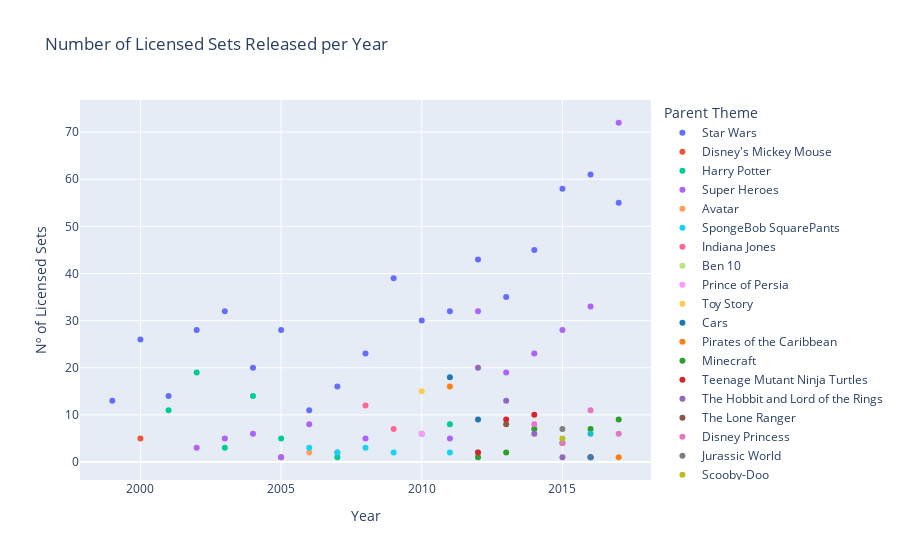

The notebook cell saved with this chart:
### Code cell
# Filter sets that are licensed
licensed_sets = lego_merge[lego_merge['is_licensed'] == True]

# Group the data by year and count the number of licensed sets released in each year
licensed_sets_per_year = licensed_sets.groupby(['year', 'parent_theme']).size().reset_index(name='set_count')

custom_colors = px.colors.qualitative.Plotly + px.colors.qualitative.D3 + px.colors.qualitative.Set1

# Create the scatter plot
fig = px.scatter(licensed_sets_per_year, x='year', y='set_count', color='parent_theme',
                 title='Number of Licensed Sets Released per Year',
                 labels={'year': 'Year', 'set_count': 'Nº of Licensed Sets', 'parent_theme': 'Parent Theme'},
                 hover_data={'parent_theme': True, 'set_count': True},
                 color_discrete_sequence=custom_colors)

fig.show()

### Figure 1 — Plotly figure (JSON) as saved in the notebook; plotly's stock layout.template omitted (floating-point values rounded to 4 significant figures)
{"data": [{"customdata": [["Star Wars"], ["Star Wars"], ["Star Wars"], ["Star Wars"], ["Star Wars"], ["Star Wars"], ["Star Wars"], ["Star Wars"], ["Star Wars"], ["Star Wars"], ["Star Wars"], ["Star Wars"], ["Star Wars"], ["Star Wars"], ["Star Wars"], ["Star Wars"], ["Star Wars"], ["Star Wars"], ["Star Wars"]], "hovertemplate": "Parent Theme=%{customdata[0]}<br>Year=%{x}<br>Nº of Licensed Sets=%{y}<extra></extra>", "legendgroup": "Star Wars", "marker": {"color": "#636EFA", "symbol": "circle"}, "mode": "markers", "name": "Star Wars", "orientation": "v", "showlegend": true, "type": "scatter", "x": [1999, 2000, 2001, 2002, 2003, 2004, 2005, 2006, 2007, 2008, 2009, 2010, 2011, 2012, 2013, 2014, 2015, 2016, 2017], "xaxis": "x", "y": [13, 26, 14, 28, 32, 20, 28, 11, 16, 23, 39, 30, 32, 43, 35, 45, 58, 61, 55], "yaxis": "y"}, {"customdata": [["Disney's Mickey Mouse"], ["Disney's Mickey Mouse"]], "hovertemplate": "Parent Theme=%{customdata[0]}<br>Year=%{x}<br>Nº of Licensed Sets=%{y}<extra></extra>", "legendgroup": "Disney's Mickey Mouse", "marker": {"color": "#EF553B", "symbol": "circle"}, "mode": "markers", "name": "Disney's Mickey Mouse", "orientation": "v", "showlegend": true, "type": "scatter", "x": [2000, 2005], "xaxis": "x", "y": [5, 1], "yaxis": "y"}, {"customdata": [["Harry Potter"], ["Harry Potter"], ["Harry Potter"], ["Harry Potter"], ["Harry Potter"], ["Harry Potter"], ["Harry Potter"], ["Harry Potter"]], "hovertemplate": "Parent Theme=%{customdata[0]}<br>Year=%{x}<br>Nº of Licensed Sets=%{y}<extra></extra>", "legendgroup": "Harry Potter", "marker": {"color": "#00CC96", "symbol": "circle"}, "mode": "markers", "name": "Harry Potter", "orientation": "v", "showlegend": true, "type": "scatter", "x": [2001, 2002, 2003, 2004, 2005, 2007, 2010, 2011], "xaxis": "x", "y": [11, 19, 3, 14, 5, 1, 6, 8], "yaxis": "y"}, {"customdata": [["Super Heroes"], ["Super Heroes"], ["Super Heroes"], ["Super Heroes"], ["Super Heroes"], ["Super Heroes"], ["Super Heroes"], ["Super Heroes"], ["Super Heroes"], ["Super Heroes"], ["Super Heroes"], ["Super Heroes"], ["Super Heroes"], ["Super Heroes"]], "hovertemplate": "Parent Theme=%{customdata[0]}<br>Year=%{x}<br>Nº of Licensed Sets=%{y}<extra></extra>", "legendgroup": "Super Heroes", "marker": {"color": "#AB63FA", "symbol": "circle"}, "mode": "markers", "name": "Super Heroes", "orientation": "v", "showlegend": true, "type": "scatter", "x": [2002, 2003, 2004, 2005, 2006, 2007, 2008, 2011, 2012, 2013, 2014, 2015, 2016, 2017], "xaxis": "x", "y": [3, 5, 6, 1, 8, 2, 5, 5, 32, 19, 23, 28, 33, 72], "yaxis": "y"}, {"customdata": [["Avatar"]], "hovertemplate": "Parent Theme=%{customdata[0]}<br>Year=%{x}<br>Nº of Licensed Sets=%{y}<extra></extra>", "legendgroup": "Avatar", "marker": {"color": "#FFA15A", "symbol": "circle"}, "mode": "markers", "name": "Avatar", "orientation": "v", "showlegend": true, "type": "scatter", "x": [2006], "xaxis": "x", "y": [2], "yaxis": "y"}, {"customdata": [["SpongeBob SquarePants"], ["SpongeBob SquarePants"], ["SpongeBob SquarePants"], ["SpongeBob SquarePants"], ["SpongeBob SquarePants"], ["SpongeBob SquarePants"]], "hovertemplate": "Parent Theme=%{customdata[0]}<br>Year=%{x}<br>Nº of Licensed Sets=%{y}<extra></extra>", "legendgroup": "SpongeBob SquarePants", "marker": {"color": "#19D3F3", "symbol": "circle"}, "mode": "markers", "name": "SpongeBob SquarePants", "orientation": "v", "showlegend": true, "type": "scatter", "x": [2006, 2007, 2008, 2009, 2011, 2012], "xaxis": "x", "y": [3, 2, 3, 2, 2, 2], "yaxis": "y"}, {"customdata": [["Indiana Jones"], ["Indiana Jones"]], "hovertemplate": "Parent Theme=%{customdata[0]}<br>Year=%{x}<br>Nº of Licensed Sets=%{y}<extra></extra>", "legendgroup": "Indiana Jones", "marker": {"color": "#FF6692", "symbol": "circle"}, "mode": "markers", "name": "Indiana Jones", "orientation": "v", "showlegend": true, "type": "scatter", "x": [2008, 2009], "xaxis": "x", "y": [12, 7], "yaxis": "y"}, {"customdata": [["Ben 10"]], "hovertemplate": "Parent Theme=%{customdata[0]}<br>Year=%{x}<br>Nº of Licensed Sets=%{y}<extra></extra>", "legendgroup": "Ben 10", "marker": {"color": "#B6E880", "symbol": "circle"}, "mode": "markers", "name": "Ben 10", "orientation": "v", "showlegend": true, "type": "scatter", "x": [2010], "xaxis": "x", "y": [6], "yaxis": "y"}, {"customdata": [["Prince of Persia"]], "hovertemplate": "Parent Theme=%{customdata[0]}<br>Year=%{x}<br>Nº of Licensed Sets=%{y}<extra></extra>", "legendgroup": "Prince of Persia", "marker": {"color": "#FF97FF", "symbol": "circle"}, "mode": "markers", "name": "Prince of Persia", "orientation": "v", "showlegend": true, "type": "scatter", "x": [2010], "xaxis": "x", "y": [6], "yaxis": "y"}, {"customdata": [["Toy Story"]], "hovertemplate": "Parent Theme=%{customdata[0]}<br>Year=%{x}<br>Nº of Licensed Sets=%{y}<extra></extra>", "legendgroup": "Toy Story", "marker": {"color": "#FECB52", "symbol": "circle"}, "mode": "markers", "name": "Toy Story", "orientation": "v", "showlegend": true, "type": "scatter", "x": [2010], "xaxis": "x", "y": [15], "yaxis": "y"}, {"customdata": [["Cars"], ["Cars"]], "hovertemplate": "Parent Theme=%{customdata[0]}<br>Year=%{x}<br>Nº of Licensed Sets=%{y}<extra></extra>", "legendgroup": "Cars", "marker": {"color": "#1F77B4", "symbol": "circle"}, "mode": "markers", "name": "Cars", "orientation": "v", "showlegend": true, "type": "scatter", "x": [2011, 2012], "xaxis": "x", "y": [18, 9], "yaxis": "y"}, {"customdata": [["Pirates of the Caribbean"], ["Pirates of the Caribbean"]], "hovertemplate": "Parent Theme=%{customdata[0]}<br>Year=%{x}<br>Nº of Licensed Sets=%{y}<extra></extra>", "legendgroup": "Pirates of the Caribbean", "marker": {"color": "#FF7F0E", "symbol": "circle"}, "mode": "markers", "name": "Pirates of the Caribbean", "orientation": "v", "showlegend": true, "type": "scatter", "x": [2011, 2017], "xaxis": "x", "y": [16, 1], "yaxis": "y"}, {"customdata": [["Minecraft"], ["Minecraft"], ["Minecraft"], ["Minecraft"], ["Minecraft"], ["Minecraft"]], "hovertemplate": "Parent Theme=%{customdata[0]}<br>Year=%{x}<br>Nº of Licensed Sets=%{y}<extra></extra>", "legendgroup": "Minecraft", "marker": {"color": "#2CA02C", "symbol": "circle"}, "mode": "markers", "name": "Minecraft", "orientation": "v", "showlegend": true, "type": "scatter", "x": [2012, 2013, 2014, 2015, 2016, 2017], "xaxis": "x", "y": [1, 2, 7, 4, 7, 9], "yaxis": "y"}, {"customdata": [["Teenage Mutant Ninja Turtles"], ["Teenage Mutant Ninja Turtles"], ["Teenage Mutant Ninja Turtles"]], "hovertemplate": "Parent Theme=%{customdata[0]}<br>Year=%{x}<br>Nº of Licensed Sets=%{y}<extra></extra>", "legendgroup": "Teenage Mutant Ninja Turtles", "marker": {"color": "#D62728", "symbol": "circle"}, "mode": "markers", "name": "Teenage Mutant Ninja Turtles", "orientation": "v", "showlegend": true, "type": "scatter", "x": [2012, 2013, 2014], "xaxis": "x", "y": [2, 9, 10], "yaxis": "y"}, {"customdata": [["The Hobbit and Lord of the Rings"], ["The Hobbit and Lord of the Rings"], ["The Hobbit and Lord of the Rings"], ["The Hobbit and Lord of the Rings"]], "hovertemplate": "Parent Theme=%{customdata[0]}<br>Year=%{x}<br>Nº of Licensed Sets=%{y}<extra></extra>", "legendgroup": "The Hobbit and Lord of the Rings", "marker": {"color": "#9467BD", "symbol": "circle"}, "mode": "markers", "name": "The Hobbit and Lord of the Rings", "orientation": "v", "showlegend": true, "type": "scatter", "x": [2012, 2013, 2014, 2015], "xaxis": "x", "y": [20, 13, 6, 1], "yaxis": "y"}, {"customdata": [["The Lone Ranger"]], "hovertemplate": "Parent Theme=%{customdata[0]}<br>Year=%{x}<br>Nº of Licensed Sets=%{y}<extra></extra>", "legendgroup": "The Lone Ranger", "marker": {"color": "#8C564B", "symbol": "circle"}, "mode": "markers", "name": "The Lone Ranger", "orientation": "v", "showlegend": true, "type": "scatter", "x": [2013], "xaxis": "x", "y": [8], "yaxis": "y"}, {"customdata": [["Disney Princess"], ["Disney Princess"], ["Disney Princess"], ["Disney Princess"]], "hovertemplate": "Parent Theme=%{customdata[0]}<br>Year=%{x}<br>Nº of Licensed Sets=%{y}<extra></extra>", "legendgroup": "Disney Princess", "marker": {"color": "#E377C2", "symbol": "circle"}, "mode": "markers", "name": "Disney Princess", "orientation": "v", "showlegend": true, "type": "scatter", "x": [2014, 2015, 2016, 2017], "xaxis": "x", "y": [8, 4, 11, 6], "yaxis": "y"}, {"customdata": [["Jurassic World"]], "hovertemplate": "Parent Theme=%{customdata[0]}<br>Year=%{x}<br>Nº of Licensed Sets=%{y}<extra></extra>", "legendgroup": "Jurassic World", "marker": {"color": "#7F7F7F", "symbol": "circle"}, "mode": "markers", "name": "Jurassic World", "orientation": "v", "showlegend": true, "type": "scatter", "x": [2015], "xaxis": "x", "y": [7], "yaxis": "y"}, {"customdata": [["Scooby-Doo"], ["Scooby-Doo"]], "hovertemplate": "Parent Theme=%{customdata[0]}<br>Year=%{x}<br>Nº of Licensed Sets=%{y}<extra></extra>", "legendgroup": "Scooby-Doo", "marker": {"color": "#BCBD22", "symbol": "circle"}, "mode": "markers", "name": "Scooby-Doo", "orientation": "v", "showlegend": true, "type": "scatter", "x": [2015, 2016], "xaxis": "x", "y": [5, 1], "yaxis": "y"}, {"customdata": [["Angry Birds"]], "hovertemplate": "Parent Theme=%{customdata[0]}<br>Year=%{x}<br>Nº of Licensed Sets=%{y}<extra></extra>", "legendgroup": "Angry Birds", "marker": {"color": "#17BECF", "symbol": "circle"}, "mode": "markers", "name": "Angry Birds", "orientation": "v", "showlegend": true, "type": "scatter", "x": [2016], "xaxis": "x", "y": [6], "yaxis": "y"}, {"customdata": [["Disney"]], "hovertemplate": "Parent Theme=%{customdata[0]}<br>Year=%{x}<br>Nº of Licensed Sets=%{y}<extra></extra>", "legendgroup": "Disney", "marker": {"color": "rgb(228,26,28)", "symbol": "circle"}, "mode": "markers", "name": "Disney", "orientation": "v", "showlegend": true, "type": "scatter", "x": [2016], "xaxis": "x", "y": [1], "yaxis": "y"}, {"customdata": [["Ghostbusters"]], "hovertemplate": "Parent Theme=%{customdata[0]}<br>Year=%{x}<br>Nº of Licensed Sets=%{y}<extra></extra>", "legendgroup": "Ghostbusters", "marker": {"color": "rgb(55,126,184)", "symbol": "circle"}, "mode": "markers", "name": "Ghostbusters", "orientation": "v", "showlegend": true, "type": "scatter", "x": [2016], "xaxis": "x", "y": [1], "yaxis": "y"}], "layout": {"legend": {"title": {"text": "Parent Theme"}, "tracegroupgap": 0}, "title": {"text": "Number of Licensed Sets Released per Year"}, "xaxis": {"anchor": "y", "domain": [0, 1], "title": {"text": "Year"}}, "yaxis": {"anchor": "x", "domain": [0, 1], "title": {"text": "Nº of Licensed Sets"}}}}
